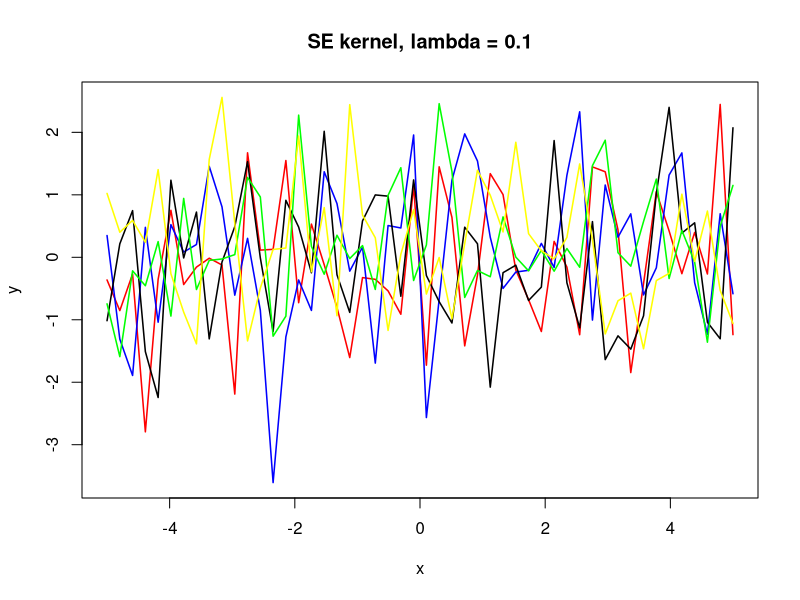
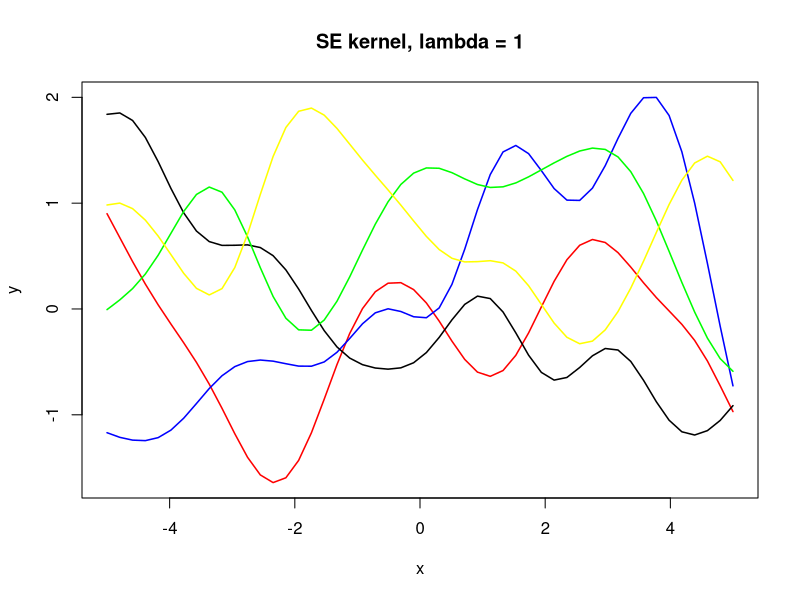
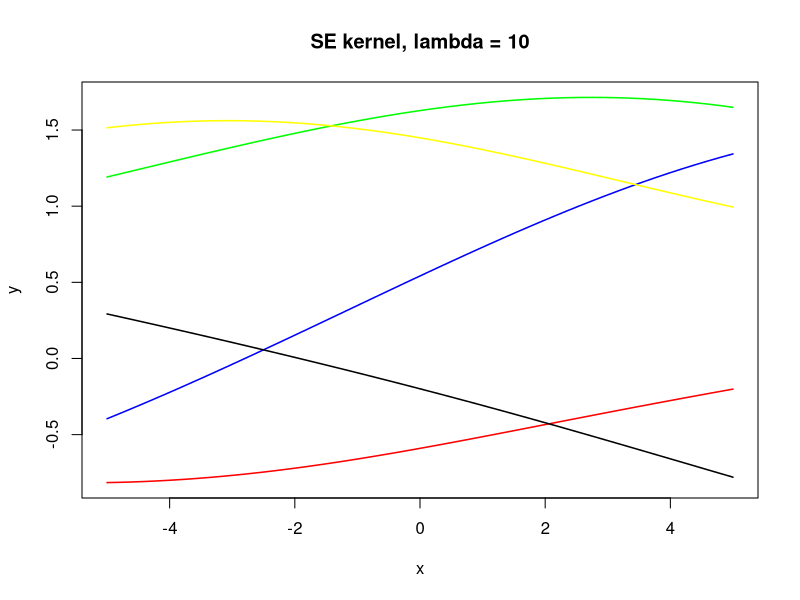
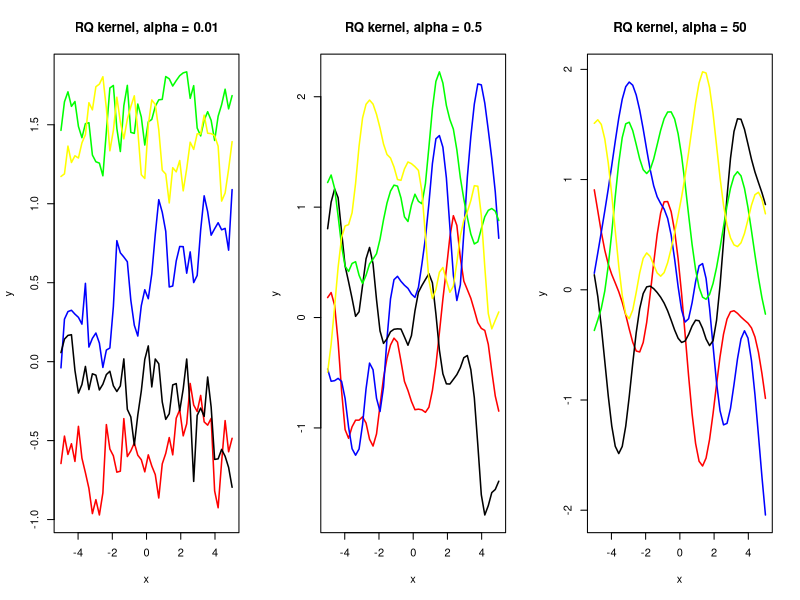
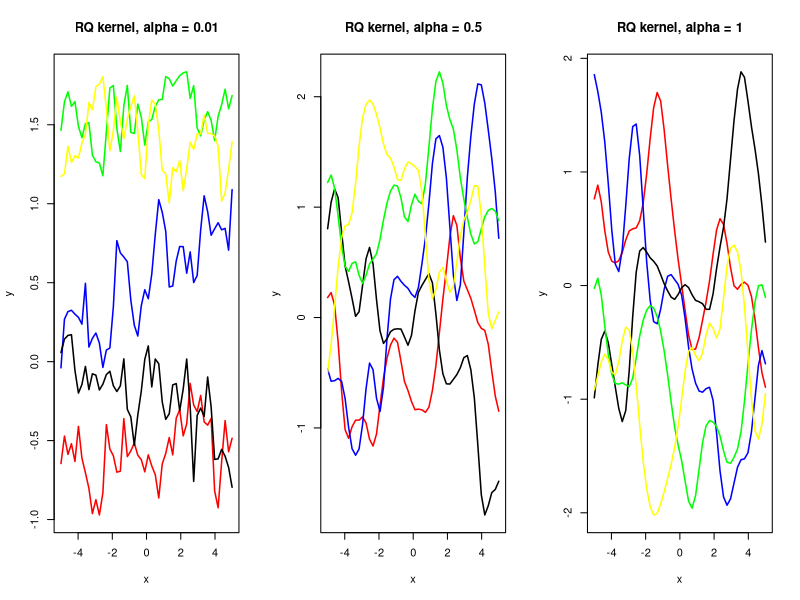
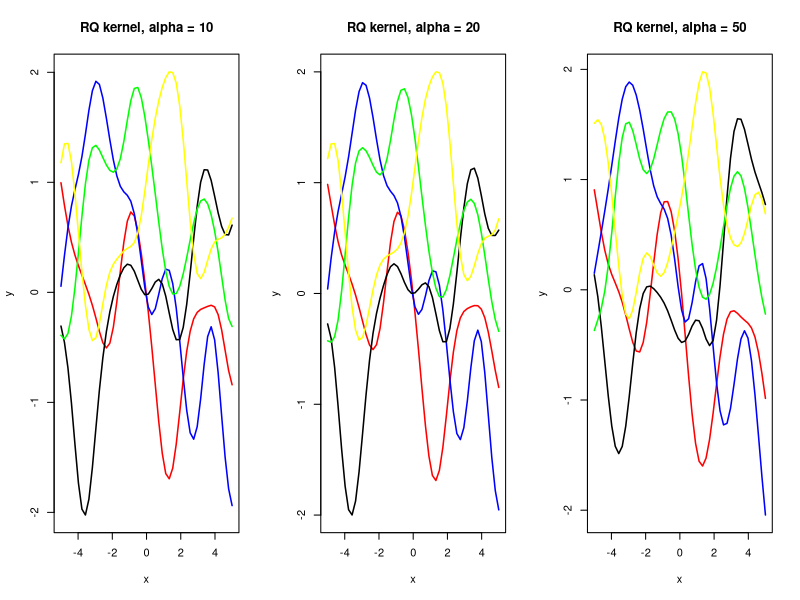
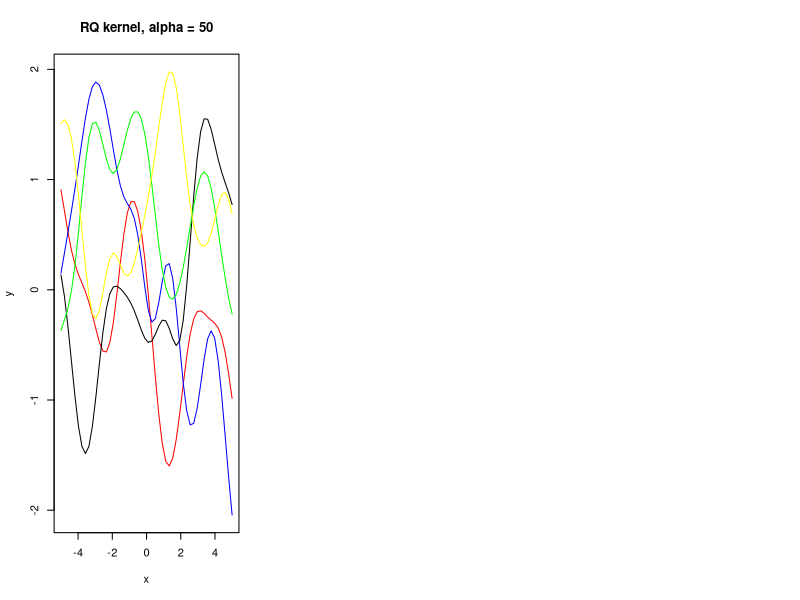

Source code (R) for these figures, in order:
## ---- chunk 1
require(MASS)
require(plyr)
require(reshape2)
require(ggplot2)
set.seed(12345) #set seed for repeatable plots
## ---- chunk 2
# generate covariance matrix for points in `x` using given kernel function


cov_matrix <- function(x, kernel_fn, ...) {
    outer(x, x, function(a, b) kernel_fn(a, b, ...))
}


# given x coordinates, take N draws from kernel function at those points
#for the assignment, we put N=5
draw_samples <- function(x, N, kernel_fn, ...) {
    Y <- matrix(NA, nrow = length(x), ncol = N)
    set.seed(12345)
    for (n in 1:N) {
        K <- cov_matrix(x, kernel_fn, ...)
        Y[, n] <- mvrnorm(1, mu = rep(0, times = length(x)), Sigma = K)
    }
    Y
}
## ---- chunk 3
x <- seq(-5, 5, length.out = 50)  # x-coordinates
N <- 5  # no. of draws
col_list <- c("red", "blue", "black", 'green', 'yellow')  # for line colors
## ---- chunk 4
x
## ---- chunk 5
#Square Exponential Kernel
#sigma is h
#length is lambda
se_kernel <- function(x, y, sigma = 1, length = 1) {
    sigma^2 * exp(- (x - y)^2 / (2 * length^2))
}

## ---- chunk 6
Y <- draw_samples(x, N, kernel_fn = se_kernel, length = 0.1)


plot(range(x), range(Y), xlab = "x", ylab = "y", type = "n",
     main = "SE kernel, lambda = 0.1")
for (n in 1:N) {
    lines(x, Y[, n], col = col_list[n], lwd = 1.5)
}
## ---- chunk 7
Y <- draw_samples(x, N, kernel_fn = se_kernel, length = 1)


plot(range(x), range(Y), xlab = "x", ylab = "y", type = "n",
     main = "SE kernel, lambda = 1")
for (n in 1:N) {
    lines(x, Y[, n], col = col_list[n], lwd = 1.5)
}
## ---- chunk 8
Y <- draw_samples(x, N, kernel_fn = se_kernel, length = 10)


plot(range(x), range(Y), xlab = "x", ylab = "y", type = "n",
     main = "SE kernel, lambda = 10")
for (n in 1:N) {
    lines(x, Y[, n], col = col_list[n], lwd = 1.5)
}
## ---- chunk 9
rq_kernel <- function(x, y, alpha = 1, sigma = 1, length = 1) {
    sigma^2 * (1 + (x - y)^2 / (2 * alpha * length^2))^(-alpha)
}
## ---- chunk 10
par(mfrow = c(1, 3))
for (a in c(0.01, 0.5, 50)) {
    Y <- draw_samples(x, N, kernel_fn = rq_kernel, alpha = a)
    
    plot(range(x), range(Y), xlab = "x", ylab = "y", type = "n",
         main = paste("RQ kernel, alpha =", a))
    for (n in 1:N) {
        lines(x, Y[, n], col = col_list[n], lwd = 1.5)
    }
}
## ---- chunk 11
par(mfrow = c(1, 3))
for (a in c(0.01, 0.5, 1, 10, 20, 50)) {
    Y <- draw_samples(x, N, kernel_fn = rq_kernel, alpha = a, length=1)
    
    plot(range(x), range(Y), xlab = "x", ylab = "y", type = "n",
         main = paste("RQ kernel, alpha =", a))
    for (n in 1:N) {
        lines(x, Y[, n], col = col_list[n], lwd = 1.5)
    }
}
## ---- chunk 12

for (a in c(50)) {
    Y <- draw_samples(x, N, kernel_fn = rq_kernel, alpha = a, length=1)
    
    plot(range(x), range(Y), xlab = "x", ylab = "y", type = "n",
         main = paste("RQ kernel, alpha =", a))
    for (n in 1:N) {
        lines(x, Y[, n], col = col_list[n])
    }
}
